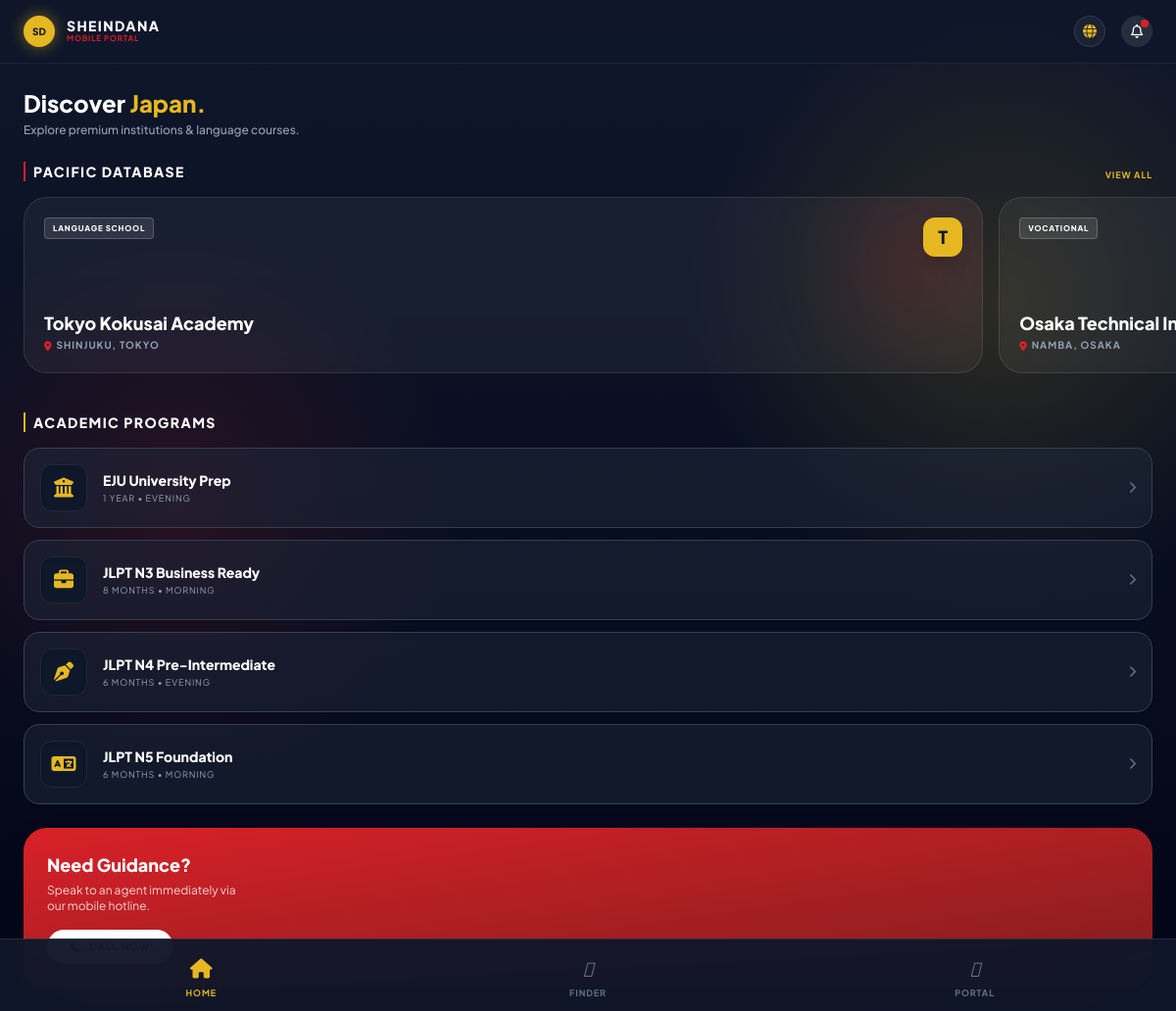
Screenshot of /pages/mobile_app.php with the database file from the repository.
### tables this page shows
CREATE TABLE japan_schools (
    id INT PRIMARY KEY AUTO_INCREMENT,
    school_name VARCHAR(255) NOT NULL,
    region ENUM('Tokyo', 'Osaka', 'Fukuoka', 'Other') NOT NULL,
    type ENUM('Language School', 'University', 'Vocational') NOT NULL,
    website VARCHAR(255),
    address_line TEXT,
    city VARCHAR(100),
    est_year INT,
    tuition_fees DECIMAL(15,2) DEFAULT 0.00,
    admission_months VARCHAR(100),
    description TEXT,
    created_at TIMESTAMP DEFAULT CURRENT_TIMESTAMP
);

CREATE TABLE class_divisions (
    id INT PRIMARY KEY AUTO_INCREMENT,
    class_name VARCHAR(100) NOT NULL,
    academic_year VARCHAR(20) NOT NULL,
    section VARCHAR(5),
    capacity INT DEFAULT 30,
    start_time TIME,
    end_time TIME,
    shift ENUM('morning', 'evening'),
    description TEXT,
    duration_text VARCHAR(50),
    icon VARCHAR(50) DEFAULT 'fa-solid fa-book',
    status ENUM('active', 'completed', 'archived') DEFAULT 'active',
    created_at TIMESTAMP DEFAULT CURRENT_TIMESTAMP
);

### config/functions.php (called while the page is built, shortened)
<?php
function h($string) {
    return htmlspecialchars($string ?? '', ENT_QUOTES, 'UTF-8');
}
?>

### pages/mobile_app.php (the view, shortened to what this page needs)
<?php
require_once '../config/db.php';
require_once '../config/functions.php';
$schools = $pdo->query("SELECT * FROM japan_schools ORDER BY created_at DESC LIMIT 10")->fetchAll();
$programs = $pdo->query("SELECT * FROM class_divisions WHERE status='active' GROUP BY class_name LIMIT 5")->fetchAll();
?>
<!DOCTYPE html>
<html lang="en">
<head>
    <script src="https://cdn.tailwindcss.com"></script>
    <link href="https://cdnjs.cloudflare.com/ajax/libs/font-awesome/6.4.0/css/all.min.css" rel="stylesheet">
</head>
<body class="app-bg h-screen w-screen overflow-hidden flex flex-col" x-data="{ currentTab: 'home', showLangModal: false }">
    <header class="pt-safe px-6 py-4 flex justify-between items-center bg-slate-900/80 backdrop-blur-xl border-b border-white/5 z-40 shrink-0">
        <div class="flex items-center gap-3">
            <div class="w-8 h-8 rounded-full bg-[#E5B822] flex items-center justify-center text-slate-900 font-black text-[10px] shadow-[0_0_15px_rgba(229,184,34,0.5)]">
                SD
            </div>
            <div>
                <h1 class="text-sm font-black uppercase tracking-widest leading-none">Sheindana</h1>
                <p class="text-[8px] text-[#D92128] font-bold tracking-widest uppercase">Mobile Portal</p>
            </div>
        </div>
        <div class="flex items-center gap-4">
            <button @click="showLangModal = true" class="w-8 h-8 rounded-full bg-white/5 flex items-center justify-center border border-white/10 text-[#E5B822] active:scale-95 transition-transform">
                <i class="fa-solid fa-globe text-sm"></i>
            </button>
            <button class="w-8 h-8 rounded-full bg-white/10 flex items-center justify-center relative active:scale-95 transition-transform">
                <i class="fa-regular fa-bell text-sm"></i>
                <span class="absolute top-1 right-1 w-2 h-2 rounded-full bg-[#D92128] animate-pulse"></span>
            </button>
        </div>
    </header>
    <main class="flex-1 overflow-y-auto pb-24 relative z-0">
        <div x-show="currentTab === 'home'" x-transition:enter="transition ease-out duration-300" x-transition:enter-start="opacity-0 translate-x-4" class="h-full">
            <div class="px-6 py-6">
                <h2 class="text-2xl font-black mb-1">Discover <span class="text-[#E5B822]">Japan.</span></h2>
                <p class="text-xs text-slate-400 font-medium">Explore premium institutions & language courses.</p>
            </div>
            <div class="mb-6">
                <div class="px-6 flex justify-between items-end mb-4">
                    <h3 class="text-sm font-black uppercase tracking-widest border-l-2 border-[#D92128] pl-2">Pacific Database</h3>
                    <button @click="currentTab = 'schools'" class="text-[9px] text-[#E5B822] uppercase font-bold tracking-widest">View All</button>
                </div>
                <div class="snap-x-container">
                    <?php foreach($schools as $idx => $school): ?>
                    <div class="snap-card bg-white/5 border border-white/10 rounded-3xl p-5 backdrop-blur-sm relative overflow-hidden flex flex-col min-h-[180px] active:scale-[0.98] transition-transform">
                        <div class="absolute top-0 right-0 w-32 h-32 bg-[#D92128] rounded-full blur-[50px] opacity-20 pointer-events-none"></div>
                        <div class="flex justify-between items-start mb-auto relative z-10">
                            <span class="bg-white/10 text-white px-2 py-1 rounded text-[8px] font-black uppercase tracking-widest border border-white/20"><?= h($school['type']) ?></span>
                            <div class="w-10 h-10 rounded-xl bg-[#E5B822] flex items-center justify-center font-black text-slate-900 text-lg shadow-lg">
                                <?= strtoupper(substr($school['school_name'], 0, 1)) ?>
                            </div>
                        </div>
                        <div class="relative z-10 mt-6">
                            <h4 class="font-black text-lg leading-tight mb-1 truncate"><?= h($school['school_name']) ?></h4>
                            <p class="text-[10px] text-slate-400 font-bold uppercase tracking-widest flex items-center gap-1">
                                <i class="fa-solid fa-location-dot text-[#D92128]"></i> <?= h($school['city']) ?>, <?= h($school['region']) ?>
                            </p>
                        </div>
                    </div>
                    <?php endforeach; ?>
                </div>
            </div>
            <div class="px-6 mb-6">
                <h3 class="text-sm font-black uppercase tracking-widest border-l-2 border-[#E5B822] pl-2 mb-4">Academic Programs</h3>
                <div class="space-y-3">
                    <?php foreach($programs as $program): ?>
                    <div class="bg-slate-800/50 border border-slate-700 p-4 rounded-2xl flex items-center gap-4 active:scale-95 transition-transform cursor-pointer shadow-sm">
                        <div class="w-12 h-12 rounded-xl bg-slate-900 flex items-center justify-center text-[#E5B822] text-xl shadow-inner border border-slate-800">
                            <i class="<?= h($program['icon'] ?? 'fa-solid fa-book') ?>"></i>
                        </div>
                        <div class="flex-1">
                            <h4 class="font-black text-sm text-white"><?= h($program['class_name']) ?></h4>
                            <p class="text-[9px] text-slate-400 uppercase tracking-widest mt-0.5">
                                <?= h($program['duration_text']) ?> • <?= h($program['shift']) ?>
                            </p>
                        </div>
                        <i class="fa-solid fa-chevron-right text-slate-500 text-xs"></i>
                    </div>
                    <?php endforeach; ?>
                </div>
            </div>
            <div class="px-6 pb-6">
                <div class="bg-gradient-to-br from-[#D92128] to-red-900 rounded-3xl p-6 relative overflow-hidden shadow-2xl">
                    <div class="absolute -right-6 -bottom-6 text-6xl text-white/10"><i class="fa-solid fa-headset"></i></div>
                    <h3 class="font-black text-lg mb-1 relative z-10">Need Guidance?</h3>
                    <p class="text-xs text-white/80 mb-4 relative z-10 max-w-[200px]">Speak to an agent immediately via our mobile hotline.</p>
                    <a href="tel:<?= preg_replace('/[^0-9+]/', '', ORG_PHONE ?? '') ?>" class="inline-flex items-center justify-center gap-2 bg-white text-red-900 px-6 py-2.5 rounded-full text-[10px] font-black uppercase tracking-widest shadow-lg active:scale-95 transition relative z-10">
                    </a>
                </div>
            </div>
        </div>
    </main>
    <nav class="fixed bottom-0 w-full bg-slate-900/95 backdrop-blur-2xl border-t border-white/10 pb-safe z-50">
        <div class="flex justify-around items-center px-2 pt-2 pb-1">
            <button @click="currentTab = 'home'" class="flex flex-col items-center gap-1 p-2 w-16 transition-colors active:scale-95" :class="currentTab === 'home' ? 'text-[#E5B822]' : 'text-slate-500 hover:text-slate-300'">
                <i class="text-xl" :class="currentTab === 'home' ? 'fa-solid fa-house' : 'fa-light fa-house'"></i>
                <span class="text-[9px] font-bold tracking-widest uppercase">Home</span>
            </button>
            <button @click="currentTab = 'schools'" class="flex flex-col items-center gap-1 p-2 w-16 transition-colors active:scale-95" :class="currentTab === 'schools' ? 'text-[#D92128]' : 'text-slate-500 hover:text-slate-300'">
                <i class="text-xl" :class="currentTab === 'schools' ? 'fa-solid fa-magnifying-glass-location' : 'fa-light fa-magnifying-glass-location'"></i>
                <span class="text-[9px] font-bold tracking-widest uppercase">Finder</span>
            </button>
            <button @click="currentTab = 'portal'" class="flex flex-col items-center gap-1 p-2 w-16 transition-colors active:scale-95" :class="currentTab === 'portal' ? 'text-[#E5B822]' : 'text-slate-500 hover:text-slate-300'">
                <i class="text-xl" :class="currentTab === 'portal' ? 'fa-solid fa-user-shield' : 'fa-light fa-user'"></i>
                <span class="text-[9px] font-bold tracking-widest uppercase">Portal</span>
            </button>
        </div>
    </nav>
</body>
</html>

### pages/mobile_app.php (style rules this page uses)
body { font-family: 'Plus Jakarta Sans', 'Noto Sans Myanmar', sans-serif; background-color: #0f172a; color: #ffffff; -webkit-tap-highlight-color: transparent; overscroll-behavior-y: none; }
.app-bg { background-image: radial-gradient(circle at 15% 50%, rgba(217, 33, 40, 0.15), transparent 25%), radial-gradient(circle at 85% 30%, rgba(229, 184, 34, 0.15), transparent 25%), linear-gradient(to bottom, #0f172a, #020617); }
.snap-x-container { display: flex; overflow-x: auto; scroll-snap-type: x mandatory; scrollbar-width: none; gap: 1rem; padding: 0 1.5rem 1rem 1.5rem; }
.snap-card { scroll-snap-align: center; flex: 0 0 85%; }
.pb-safe { padding-bottom: env(safe-area-inset-bottom, 20px); }
.pt-safe { padding-top: env(safe-area-inset-top, 20px); }
body { top: 0 !important; }

### rows the page displays
japan_schools: type "LANGUAGE SCHOOL", school_name "T", school_name "Tokyo Kokusai Academy", city "SHINJUKU", region "TOKYO"
japan_schools: type "VOCATIONAL", school_name "Osaka Technical…", city "NAMBA", region "OSAKA"
class_divisions: class_name "EJU University Prep", duration_text "1 YEAR", shift "EVENING"
class_divisions: class_name "JLPT N3 Business Ready", duration_text "8 MONTHS", shift "MORNING"
class_divisions: class_name "JLPT N4 Pre-Intermediate", duration_text "6 MONTHS", shift "EVENING"
class_divisions: class_name "JLPT N5 Foundation", duration_text "6 MONTHS", shift "MORNING"
